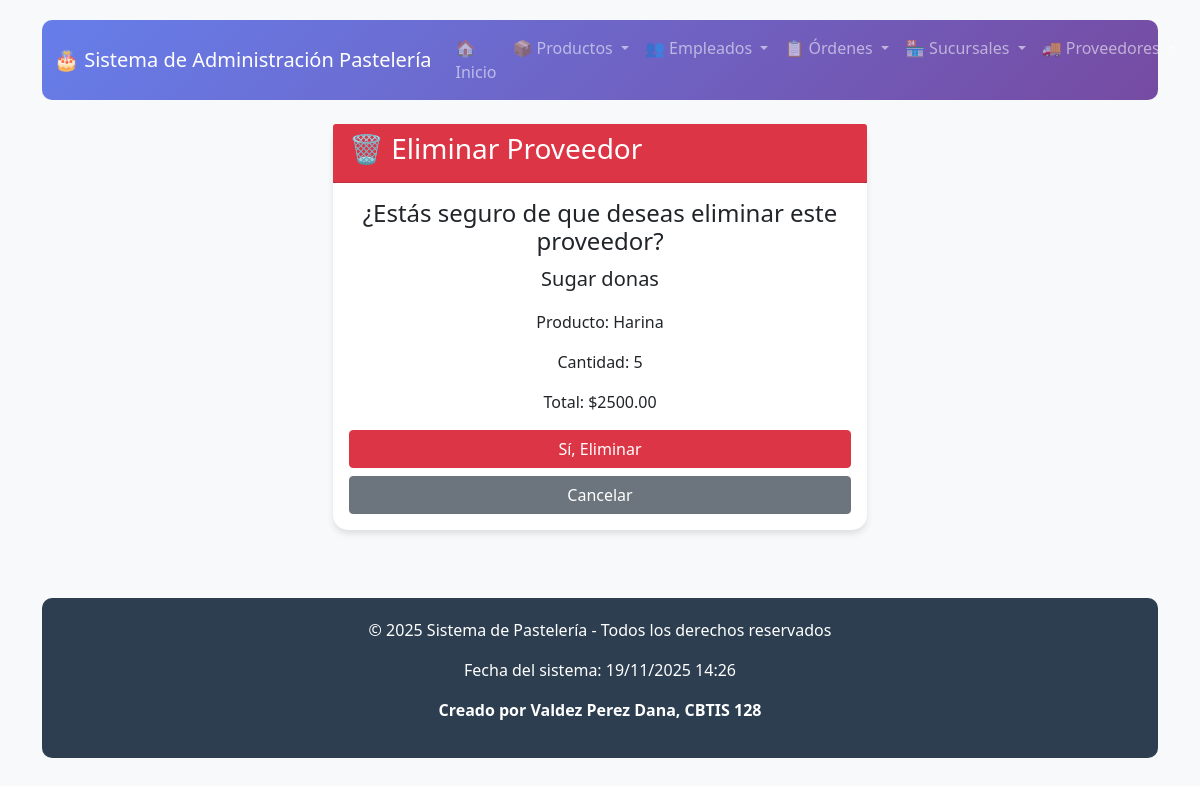
/proveedores/borrar/1/, run on the app's committed database.
### app_pasteleria/models.py (models this page shows, shortened)
class Proveedor(models.Model):
    id_proveedor = models.AutoField(primary_key=True)
    nombre = models.CharField(max_length=100)
    telefono = models.CharField(max_length=20, blank=True, null=True)
    cantidad = models.PositiveIntegerField(default=0)
    producto = models.CharField(max_length=100)
    fecha_entrega = models.DateField()
    tipo_pago = models.CharField(
        max_length=20,
        choices=[
            ('Efectivo', 'Efectivo'),
            ('Tarjeta', 'Tarjeta'),
            ('Transferencia', 'Transferencia'),
            ('Otro', 'Otro')
        ],
        default='Efectivo'
    )
    total = models.DecimalField(max_digits=10, decimal_places=2)

### app_pasteleria/views.py (the view)
# urls.py: path('proveedores/borrar/<int:id>/', views.borrar_proveedor, name='borrar_proveedor'),
def borrar_proveedor(request, id):
    proveedor = get_object_or_404(Proveedor, id_proveedor=id)
    if request.method == 'POST':
        proveedor.delete()
        return redirect('inicio_proveedores')
    return render(request, 'proveedores/borrar_proveedor.html', {'proveedor': proveedor})

### app_pasteleria/templates/proveedores/borrar_proveedor.html (shortened to what this page needs)
{% extends 'base.html' %}
{% block content %}
<div class="container mt-4">
    <div class="row">
        <div class="col-md-6 mx-auto">
            <div class="card">
                <div class="card-header bg-danger text-white">
                    <h3>🗑️ Eliminar Proveedor</h3>
                </div>
                <div class="card-body text-center">
                    <h4>¿Estás seguro de que deseas eliminar este proveedor?</h4>
                    <p class="lead"><strong>{{ proveedor.nombre }}</strong></p>
                    <p>Producto: {{ proveedor.producto }}</p>
                    <p>Cantidad: {{ proveedor.cantidad }}</p>
                    <p>Total: ${{ proveedor.total }}</p>
                    <form method="POST">
                        <div class="d-grid gap-2">
                            <button type="submit" class="btn btn-danger">Sí, Eliminar</button>
                            <a href="{% url 'inicio_proveedores' %}" class="btn btn-secondary">Cancelar</a>
                        </div>
                    </form>
                </div>
            </div>
        </div>
    </div>
</div>
{% endblock %}

### app_pasteleria/templates/base.html (style rules this page uses)
body { background-color: #f8f9fa; font-family: 'Segoe UI', Tahoma, Geneva, Verdana, sans-serif; padding-top: 20px; min-height: 100vh; display: flex; flex-direction: column; }
.card { border: none; border-radius: 15px; box-shadow: 0 4px 6px rgba(0,0,0,0.1); margin-bottom: 20px; }

### data on the page
Proveedor: nombre "Sugar donas", producto "Harina", cantidad "5", total "2500.00"
